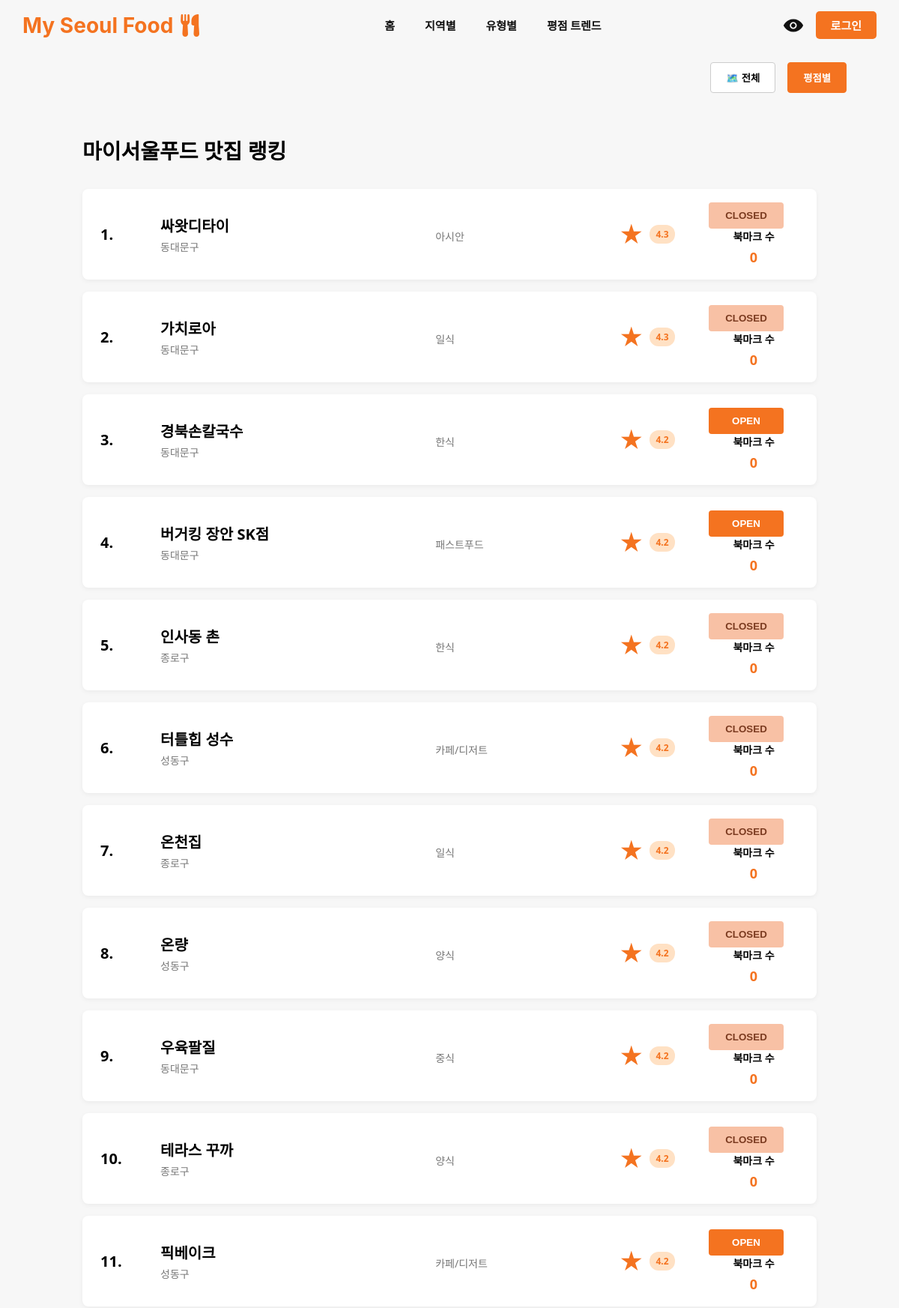
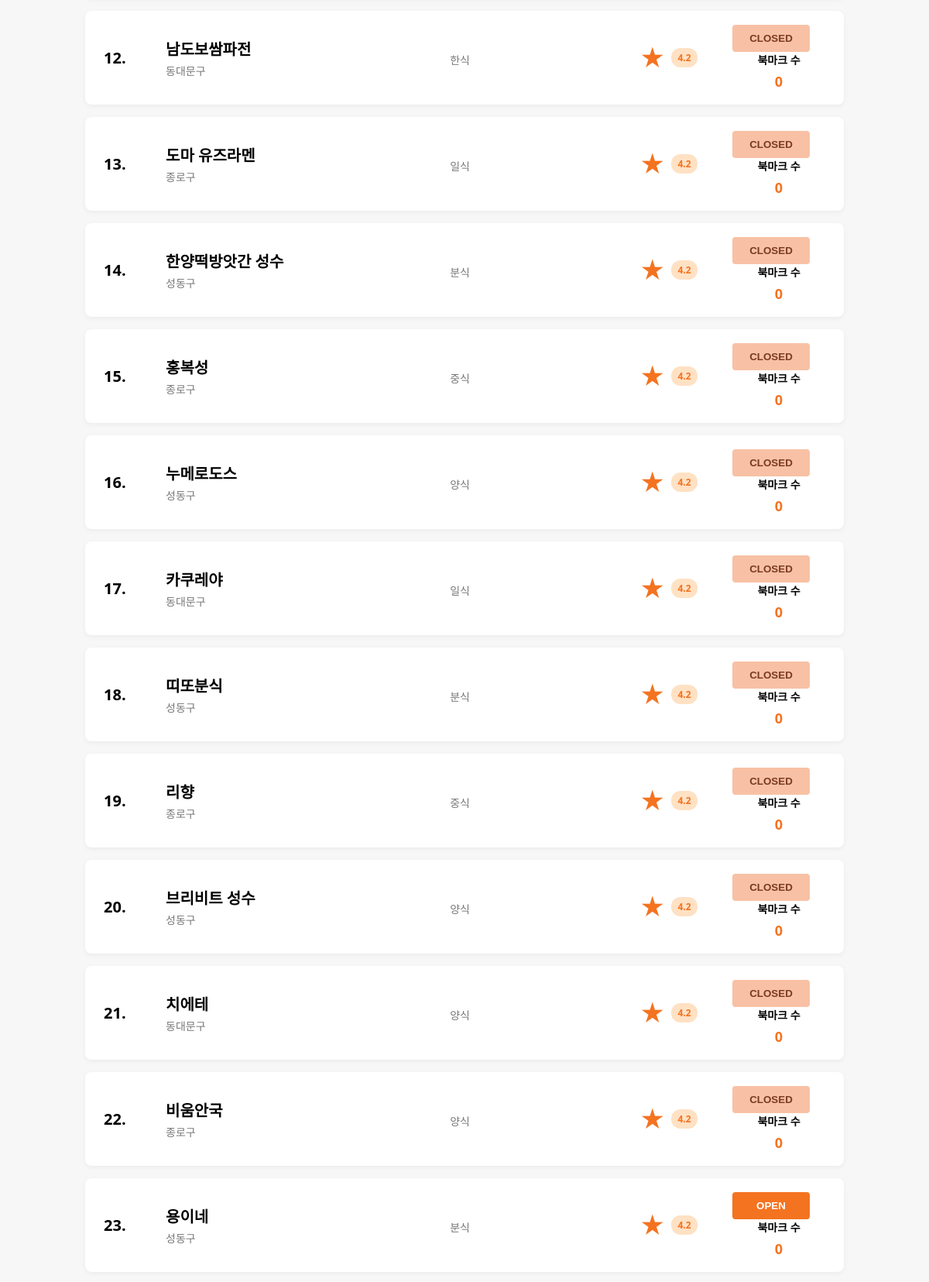
Page /pages/list_restaurants.php (upper part) on the committed database (2 pictures, top to bottom).
### tables this page shows
CREATE TABLE `Restaurant` (
    `restaurant_id` BIGINT NOT NULL AUTO_INCREMENT,
    `name` VARCHAR(255) NOT NULL,
    `description` TEXT NOT NULL,
    `region_id` BIGINT NOT NULL,
    `category_id` BIGINT NOT NULL,
    `open_time` TIME NOT NULL,
    `close_time` TIME NOT NULL,
    `created_at` TIMESTAMP DEFAULT CURRENT_TIMESTAMP,
    `updated_at` TIMESTAMP DEFAULT CURRENT_TIMESTAMP ON UPDATE CURRENT_TIMESTAMP,
    `is_active` BOOLEAN DEFAULT TRUE,
    PRIMARY KEY (`restaurant_id`),
    CONSTRAINT `FK_Restaurant_Region` FOREIGN KEY (`region_id`) REFERENCES `Region`(`region_id`),
    CONSTRAINT `FK_Restaurant_Category` FOREIGN KEY (`category_id`) REFERENCES `Category`(`category_id`)
);

### pages/list_restaurants.php (the view, shortened to what this page needs)
<?php
require_once __DIR__ . '/../config.php';
$regionOptions = [
    'all'      => '전체',
    'gangnam'  => '강남구',
    'gwangjin' => '광진구',
    'ddm'      => '동대문구',
    'mapo'     => '마포구',
    'sdm'      => '서대문구',
    'seocho'   => '서초구',
    'seongdong'=> '성동구',
    'songpa'   => '송파구',
    'yongsan'  => '용산구',
    'jongno'   => '종로구',
];
$sortOptions = [
    'rating'   => '평점별',
    'bookmark' => '북마크 수',
];
$currentRegionKey = isset($_GET['region']) ? $_GET['region'] : 'all';
$currentSortKey = isset($_GET['sort']) ? $_GET['sort'] : 'rating';
$phpDay = date('D');
$dayMap = [
    'Mon' => 'MON',
    'Tue' => 'TUE',
    'Wed' => 'WED',
    'Thu' => 'THU',
    'Fri' => 'FRI',
    'Sat' => 'SAT',
    'Sun' => 'SUN',
];
$todayEnum = $dayMap[$phpDay];
if ($currentSortKey === 'bookmark') {
    $orderByForRank = "bookmark_count DESC, avg_rating DESC";
} else {
    $orderByForRank = "avg_rating DESC, bookmark_count DESC";
}
$baseSql= "
    SELECT
        r.restaurant_id,
        r.name,
        rg.region_name,
        c.category_name,
        r.open_time,
        r.close_time,
        r.is_active,
        IFNULL(AVG((rv.taste + rv.cleanliness + rv.kindness) / 3.0), 0) AS avg_rating,
        COUNT(DISTINCT bm.bookmark_id) AS bookmark_count,
        CASE WHEN cd.closed_days_id IS NOT NULL THEN 1 ELSE 0 END AS is_closed_today
    FROM Restaurant r
    JOIN Region   rg ON r.region_id = rg.region_id
    JOIN Category c  ON r.category_id = c.category_id
    LEFT JOIN Review   rv ON rv.restaurant_id   = r.restaurant_id
    LEFT JOIN Bookmark bm ON bm.restaurant_id   = r.restaurant_id
    LEFT JOIN Closed_Days cd
           ON cd.restaurant_id = r.restaurant_id
          AND cd.day = ?
    WHERE r.is_active = 1
";
$paramTypes = "s";
$params     = [$todayEnum];
$baseSql .= " GROUP BY r.restaurant_id ";
$finalSql = "
    SELECT
        sub.*,
        RANK() OVER (ORDER BY $orderByForRank) AS ranking
    FROM (
        $baseSql
    ) AS sub
    ORDER BY ranking
    LIMIT 30
";
$stmt = $conn->prepare($finalSql);
if (!empty($params)) {
    $stmt->bind_param($paramTypes, ...$params);
}
if (!$stmt->execute()) {
    die('쿼리 실행 오류: ' . $stmt->error);
}
$result = $stmt->get_result();
$now = date('H:i:s');
?>
<!DOCTYPE html>
<html lang="ko">
<head>
</head>
<body>
<?php include dirname(__DIR__) . '/menu.php'; ?>
<div class="page-wrapper">
<div class="filter-bar">
    <div class="dropdown">
        <button class="dropdown-toggle <?php echo $currentRegionKey !== 'all' ? 'active' : ''; ?>">
            🗺️ <?php echo $regionOptions[$currentRegionKey]; ?>
        </button>
    </div>
    <div class="dropdown">
        <button class="dropdown-toggle active">
            <?php echo $sortOptions[$currentSortKey]; ?>
        </button>
    </div>
</div>
<main class="content">
    <div class="page-title">마이서울푸드 맛집 랭킹</div>
    <div class="restaurant-list">
        <?php
        $rank = 1;
        while ($row = $result->fetch_assoc()):
            $isClosedToday = (int)$row['is_closed_today'] === 1;
            $openTime  = $row['open_time'];
            $closeTime = $row['close_time'];
            if ($isClosedToday) {
                $isOpen = false;
            } else {
                if ($openTime < $closeTime) {
                    $isOpen = ($now >= $openTime && $now <= $closeTime);
                } else {
                    $isOpen = ($now >= $openTime || $now <= $closeTime);
                }
            }
            $statusClass = $isOpen ? 'status-open' : 'status-closed';
            $statusText  = $isOpen ? 'OPEN' : 'CLOSED';
            $avgRating     = number_format($row['avg_rating'], 1);
            $bookmarkCount = (int)$row['bookmark_count'];
            $detailUrl = 'view_restaurant.php?id=' . (int)$row['restaurant_id'];
        ?>
        <div class="restaurant-item" onclick="location.href='<?php echo $detailUrl; ?>'">
            <div class="rank-num"><?php echo $rank++; ?>.</div>
            <div>
                <div class="res-name"><?php echo htmlspecialchars($row['name']); ?></div>
                <div class="res-meta">
                    <?php echo htmlspecialchars($row['region_name']); ?>
                </div>
            </div>
            <div>
                <div class="res-meta"><?php echo htmlspecialchars($row['category_name']); ?></div>
            </div>
            <div class="star-wrapper">
                <div class="star-icon">★</div>
                <span class="rating-badge"><?php echo $avgRating; ?></span>
            </div>
            <div>
                <button class="status-btn <?php echo $statusClass; ?>">
                    <?php echo $statusText; ?>
                </button>
                <div class="bookmark-info">
                    <div class="bookmark-label">북마크 수</div>
                    <div class="bookmark-count"><?php echo $bookmarkCount; ?></div>
                </div>
            </div>
        </div>
        <?php endwhile; ?>
    </div>
</main>
</div>
</body>
</html>

### pages/list_restaurants.php (style rules this page uses)
.page-wrapper { max-width: 1200px; margin: 0 auto; padding: 0 30px; }
body { margin: 0; font-family: system-ui, -apple-system, BlinkMacSystemFont, "Segoe UI", sans-serif; background-color: #f7f7f7; }
.filter-bar { display: flex; justify-content: flex-end; gap: 16px; padding: 16px 40px; }
.dropdown { position: relative; display: inline-block; }
.dropdown-toggle { padding: 10px 20px; border-radius: 4px; border: 1px solid #ccc; background-color: #fff; cursor: pointer; font-weight: 600; display: flex; align-items: center; gap: 8px; }
.dropdown-toggle.active { background-color: #f47320; color: #fff; border-color: #f47320; }
.content { padding: 40px 80px; }
.page-title { font-size: 28px; font-weight: 700; margin-bottom: 32px; }
.restaurant-list { display: flex; flex-direction: column; gap: 16px; }
.restaurant-item { display: grid; grid-template-columns: 80px 1.5fr 1fr 120px 120px; align-items: center; padding: 18px 24px; background-color: #fff; border-radius: 8px; box-shadow: 0 2px 6px rgba(0,0,0,0.05); cursor: pointer; transition: background 0.15s; }
.rank-num { font-size: 20px; font-weight: 700; }
.res-name { font-size: 20px; font-weight: 600; }
.res-meta { font-size: 14px; color: #777; margin-top: 4px; }
.star-wrapper { display: flex; align-items: center; gap: 8px; }
.star-icon { font-size: 32px; color: #f47320; }
.rating-badge { padding: 4px 8px; border-radius: 12px; background-color: #ffe1c4; color: #f47320; font-size: 12px; font-weight: 700; }
.status-btn { width: 100px; text-align: center; padding: 10px 0; border-radius: 4px; font-weight: 700; border: none; cursor: default; }
.status-open { background-color: #f47320; color: #fff; }
.status-closed { background-color: #f8c1a5; color: #7b3b20; }
.bookmark-info { text-align: center; font-size: 14px; }
.bookmark-label { font-weight: 600; }
.bookmark-count { margin-top: 6px; font-size: 18px; color: #f47320; font-weight: 700; }

### rows in the picture
restaurant: name "싸왓디타이", region_name "동대문구", category_name "아시안", avgRating "4.3", open_time "CLOSED", bookmarkCount "0"
restaurant: name "가치로아", region_name "동대문구", category_name "일식", avgRating "4.3", open_time "CLOSED", bookmarkCount "0"
restaurant: name "경북손칼국수", region_name "동대문구", category_name "한식", avgRating "4.2", statusText "OPEN", bookmarkCount "0"
restaurant: name "버거킹 장안 SK점", region_name "동대문구", category_name "패스트푸드", avgRating "4.2", statusText "OPEN", bookmarkCount "0"
restaurant: name "인사동 촌", region_name "종로구", category_name "한식", avgRating "4.2", open_time "CLOSED", bookmarkCount "0"
restaurant: name "터틀힙 성수", region_name "성동구", category_name "카페/디저트", avgRating "4.2", open_time "CLOSED", bookmarkCount "0"
restaurant: name "온천집", region_name "종로구", category_name "일식", avgRating "4.2", open_time "CLOSED", bookmarkCount "0"
restaurant: name "온량", region_name "성동구", category_name "양식", avgRating "4.2", open_time "CLOSED", bookmarkCount "0"
restaurant: name "우육팔질", region_name "동대문구", category_name "중식", avgRating "4.2", open_time "CLOSED", bookmarkCount "0"
restaurant: name "테라스 꾸까", region_name "종로구", category_name "양식", avgRating "4.2", open_time "CLOSED", bookmarkCount "0"
restaurant: name "픽베이크", region_name "성동구", category_name "카페/디저트", avgRating "4.2", statusText "OPEN", bookmarkCount "0"
restaurant: name "남도보쌈파전", region_name "동대문구", category_name "한식", avgRating "4.2", open_time "CLOSED", bookmarkCount "0"
restaurant: name "도마 유즈라멘", region_name "종로구", category_name "일식", avgRating "4.2", open_time "CLOSED", bookmarkCount "0"
restaurant: name "한양떡방앗간 성수", region_name "성동구", category_name "분식", avgRating "4.2", open_time "CLOSED", bookmarkCount "0"
restaurant: name "홍복성", region_name "종로구", category_name "중식", avgRating "4.2", open_time "CLOSED", bookmarkCount "0"
restaurant: name "누메로도스", region_name "성동구", category_name "양식", avgRating "4.2", open_time "CLOSED", bookmarkCount "0"
restaurant: name "카쿠레야", region_name "동대문구", category_name "일식", avgRating "4.2", open_time "CLOSED", bookmarkCount "0"
restaurant: name "띠또분식", region_name "성동구", category_name "분식", avgRating "4.2", open_time "CLOSED", bookmarkCount "0"
restaurant: name "리향", region_name "종로구", category_name "중식", avgRating "4.2", open_time "CLOSED", bookmarkCount "0"
restaurant: name "브리비트 성수", region_name "성동구", category_name "양식", avgRating "4.2", open_time "CLOSED", bookmarkCount "0"
restaurant: name "치에테", region_name "동대문구", category_name "양식", avgRating "4.2", open_time "CLOSED", bookmarkCount "0"
restaurant: name "비움안국", region_name "종로구", category_name "양식", avgRating "4.2", open_time "CLOSED", bookmarkCount "0"
restaurant: name "용이네", region_name "성동구", category_name "분식", avgRating "4.2", statusText "OPEN", bookmarkCount "0"

### other values in the picture
$regionOptions[$currentRegionKey] "전체"
$sortOptions[$currentSortKey] "평점별"
